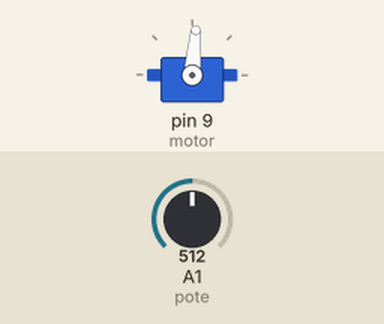
A sketch run on a simulated Arduino Uno, built with avr-gcc and run on an emulated ATmega328P. On the bench: servo. The inputs (shaded band) are chosen by the test bench; at power-on: A1 (pote) = 512.

Above: at 1.2 s.
1.3 s: A1 (pote) set to 716
At 1.7 s:
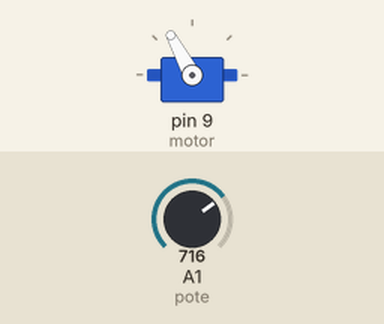
2.8 s: A1 (pote) set to 900
At 4.0 s:
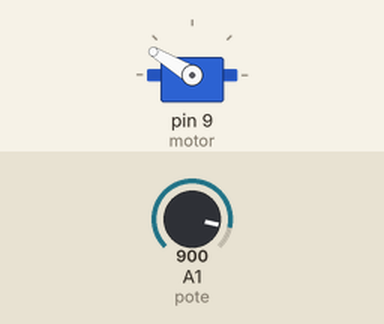
4.3 s: A1 (pote) set to 1023
At 5.2 s:
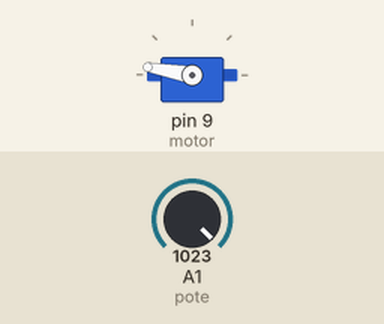
5.8 s: A1 (pote) set to 306
At 6.3 s:
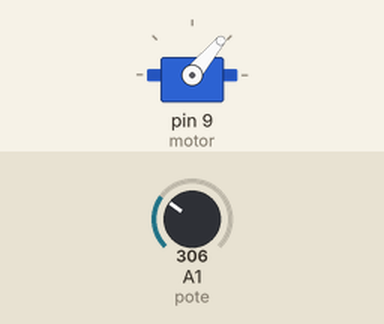
7.3 s: A1 (pote) set to 122
At 8.7 s:
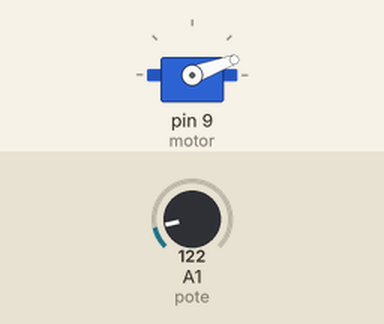
Timing chart, 0 to 9.8 s (numbered marks = the images above; inputs shaded):
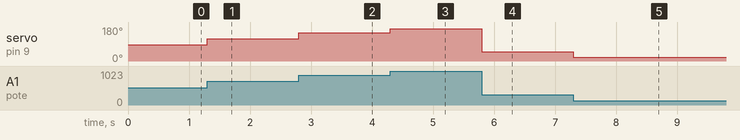

Measured:
- after the input at 1.3 s, servo on pin 9 (motor): 85° → 118° at once
- after the input at 2.8 s, servo on pin 9 (motor): 118° → 149° at once
- after the input at 4.3 s, servo on pin 9 (motor): 149° → 170° at once
- after the input at 5.8 s, servo on pin 9 (motor): 170° → 50° at once
- after the input at 7.3 s, servo on pin 9 (motor): 50° → 20° at once

The sketch:

ControlPote.ino
```cpp
#include <Servo.h>
#define pote A1
Servo motor;

void setup() {
  // put your setup code here, to run once:
  motor.attach(9);
  motor.write(0);
}

void loop() {
  // put your main code here, to run repeatedly:
  motor.write(map(analogRead(pote), 0, 1023, 0, 170));
}
```
